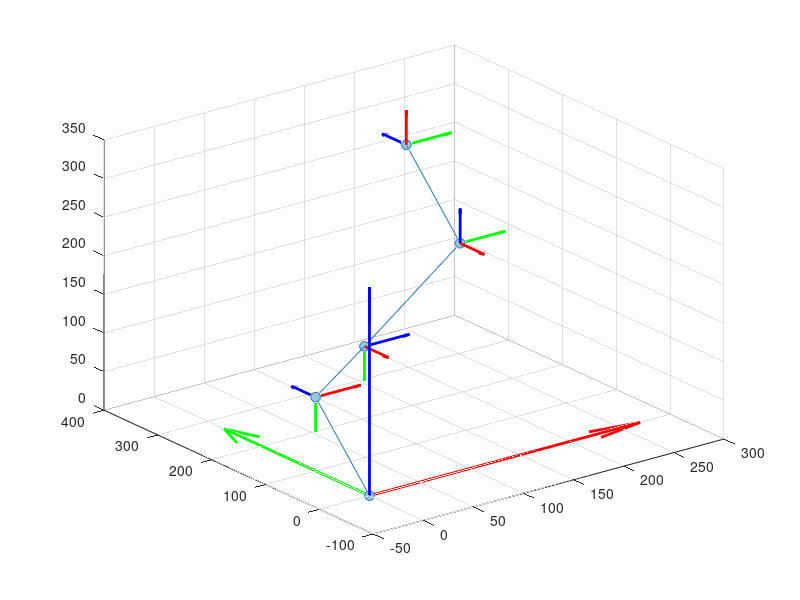

Write MATLAB code to recreate this figure.
clear;
clc;
length_mm = 300;
Sr=0.5*length_mm; 
d=0.015*length_mm; 
angle = 90*[1; 1; -1; -1];
rad = deg2rad(angle);
for i = 1:4
    % Define the bending angle alpha
    alpha = rad(i,1);
    % Relative Displacement Calculation
    if sign(alpha) == 0
        Dhorz = 0;
        Dvert = Sr+d;
    else
        Alpha = abs(alpha);
        R = Sr/alpha;
        Dhorz = R*(1-cos(alpha)) + d*sin(alpha);
        Dvert = R*sin(alpha) + d*cos(alpha);
        % disp(Dhorz);disp(Dvert);
    end

    % Matric structure initialization
    M(1).bend = eye(3); % the orientation of origin
    M(1).bend_inv = eye(3);
    M(1).displacement = [0;0;0]; % the position of origin
    if mod(i, 2) == 1
        % Relative Bending Matrices Calculation 
        Mt = [1 0 0;
              0 cos(alpha) sin(alpha);
              0 -sin(alpha) cos(alpha)];
        Mt_inv = [1 0 0;
              0 cos(alpha) -sin(alpha);
              0 sin(alpha) cos(alpha)];
        M(i+1).bend = round(Mt*10^5)/10^5; % round five decimal places
        M(i+1).bend_inv = round(Mt_inv*M(i).bend_inv*10^5)/10^5; % round five decimal places
        % Relative Position Matrices Calculation
        M(i+1).displacement = [0;Dhorz;Dvert];
    else
        % Relative Bending Matrices Calculation 
        Mt = [cos(alpha) 0 sin(alpha);
              0 1 0 
              -sin(alpha) 0 cos(alpha)];
        Mt_inv = [cos(alpha) 0 -sin(alpha);
              0 1 0 
              sin(alpha) 0 cos(alpha)];
        M(i+1).bend = round(Mt*10^5)/10^5; % round five decimal places 
        M(i+1).bend_inv = round(Mt_inv*M(i).bend_inv*10^5)/10^5; % round five decimal places
        % Relative Position Matrices Calculation
        M(i+1).displacement = [Dhorz;0;Dvert];
    end
end

clearvars Mt i Dhorz Dvert Alpha

% There are four units in the manipulator, the base coordinate and end 
% effector coordinate are stored in the matrix "coordinate"
% coordinate(:,i) (i = 1,2,3,4,5).
M(1).B = M(1).bend;
M(2).B = M(1).bend*M(2).bend;
M(3).B = M(1).bend*M(2).bend*M(3).bend;
M(4).B = M(1).bend*M(2).bend*M(3).bend*M(4).bend;
M(5).B = M(1).bend*M(2).bend*M(3).bend*M(4).bend*M(5).bend;
position(:,1) = M(1).displacement; % The origin
node(1).position = position(:,1);
for i = 2:5
    position(:,i) = M(i-1).B*M(i).displacement + position(:,i-1);
    node(i).position = position(:,i);
end
clearvars alpha coord_origin i rad symbol

figure;
s = 50; grid on,
% Plot the coordinate
quiver3(0, 0, 0, 300, 0, 0, 'r', 'LineWidth', 2, 'MaxHeadSize', 0.1); hold on,
quiver3(0, 0, 0, 0, 300, 0, 'g', 'LineWidth', 2, 'MaxHeadSize', 0.1); hold on,
quiver3(0, 0, 0, 0, 0, 300, 'b', 'LineWidth', 2, 'MaxHeadSize', 0.1); hold on,

% Plot the node of manipulator
scatter3(position(1,:),position(2,:),position(3,:),s,"filled", ...
    'MarkerEdgeColor',[40/256 120/256 181/256], ...
    'MarkerFaceColor',[154/256 201/256 219/256]); hold on,
% Plot the line of manipulator
for i = 1:4
    plot3(position(1,i:i+1), position(2,i:i+1), position(3,i:i+1), 'Color', [40/256 120/256 181/256]);
    hold on;
end

% Plot the sub-coordinate
for i = 2:5
quiver3(position(1,i),position(2,i),position(3,i), ...
        50*M(i).bend_inv(1,1),50*M(i).bend_inv(1,2),50*M(i).bend_inv(1,3), ...
        'r', 'LineWidth', 2, 'MaxHeadSize', 0.1); hold on,
quiver3(position(1,i),position(2,i),position(3,i), ...
        50*M(i).bend_inv(2,1),50*M(i).bend_inv(2,2),50*M(i).bend_inv(2,3), ...
        'g', 'LineWidth', 2, 'MaxHeadSize', 0.1); hold on,
quiver3(position(1,i),position(2,i),position(3,i), ...
        50*M(i).bend_inv(3,1),50*M(i).bend_inv(3,2),50*M(i).bend_inv(3,3), ...
        'b', 'LineWidth', 2, 'MaxHeadSize', 0.1); hold on,
end

%% Save file
filename = ['result/manipulator_' num2str(angle(1,1)) '_' num2str(angle(2,1)) '_' ,...
            num2str(angle(3,1)) '_' num2str(angle(4,1)) '.png'];
saveas(gcf, filename);